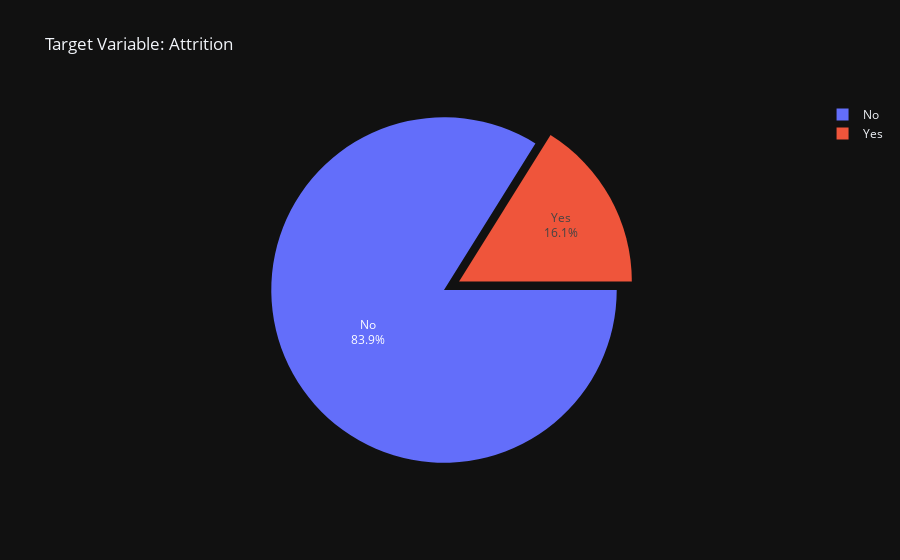

This figure's notebook cell:
### Code cell
# Visualizing target variable classes and its distribution among the dataset
fig = px.pie(df, names = 'Attrition', title = 'Target Variable: Attrition', template = 'plotly_dark')
fig.update_traces(rotation=90, pull = [0.1], textinfo = "percent+label")
fig.show()

### Figure 1 — Plotly figure (JSON) as saved in the notebook; plotly's stock layout.template omitted (floating-point values rounded to 4 significant figures; data arrays with more than 128 entries replaced by an {"elided": "..."} marker saying what was removed)
{"data": [{"domain": {"x": [0, 1], "y": [0, 1]}, "hovertemplate": "Attrition=%{label}<extra></extra>", "labels": {"elided": "1470 str values"}, "legendgroup": "", "name": "", "pull": [0.1], "rotation": 90, "showlegend": true, "textinfo": "percent+label", "type": "pie"}], "layout": {"legend": {"tracegroupgap": 0}, "title": {"text": "Target Variable: Attrition"}}}
